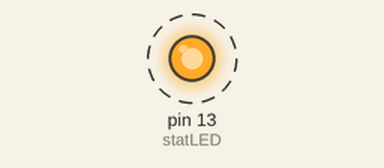
Bench run of a sketch on a simulated Arduino Uno, built with avr-gcc and run on an emulated ATmega328P. On the bench: output pins drawn as LEDs (lit = HIGH). Dashed ring = blinking. Random numbers use the default seed unless the sketch sets one; what the sketch prints to the serial monitor is not drawn.

Above: at 21.82 s.
Timing chart, 0 to 24.7 s (numbered marks = the images above):
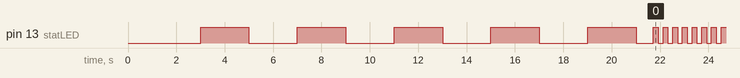

The sketch:

Buffer_Overrun_Test_Binary.ino
```cpp
// (licence header left out)
int statLED =  13; //Status LED connected to digital pin 13

void setup()
{
  pinMode(statLED, OUTPUT);

  //Serial.begin(9600); //9600bps is default for OpenLog
  //Serial.begin(57600); //Much faster serial, used for testing buffer overruns on OpenLog
  Serial.begin(115200); //Much faster serial, used for testing buffer overruns on OpenLog

  delay(1000); //Wait a second for OpenLog to init

  randomSeed(analogRead(A0)); //Feed the random number generator

  //const char* fileHeader = "OpenLong Binary Test";
  //Serial.print(fileHeader);

  long lastBlink = millis();

  long bytesToSend = 200000;
  for(long x = 0 ; x < bytesToSend ; x++)
  {
    Serial.write(random(0, 256)); //Write a binary number 0 to 255 to OpenLog

    if(millis() - lastBlink > 2000)
    {
      lastBlink = millis();
      if(digitalRead(statLED) == LOW)
        digitalWrite(statLED, HIGH);
      else
        digitalWrite(statLED, LOW);
    }
  }

  /*unsigned long totalCharacters = (long)testAmt * 100 * 110;
  Serial.print("Characters pushed: ");
  Serial.println(totalCharacters);
  Serial.print("Time taken (s): ");
  Serial.println(millis()/1000);
  Serial.println("Done!");*/
}

void loop()
{
  //Blink the Status LED because we're done!
  digitalWrite(statLED, HIGH);
  delay(200);
  digitalWrite(statLED, LOW);
  delay(200);
}
```

Measured:
- by itself, pin 13 (statLED): goes 4 × (LOW 2.0 s, HIGH 2.0 s), LOW 0.72 s, 270 × (HIGH 0.20 s, LOW 0.20 s), HIGH 0.20 s, then LOW
